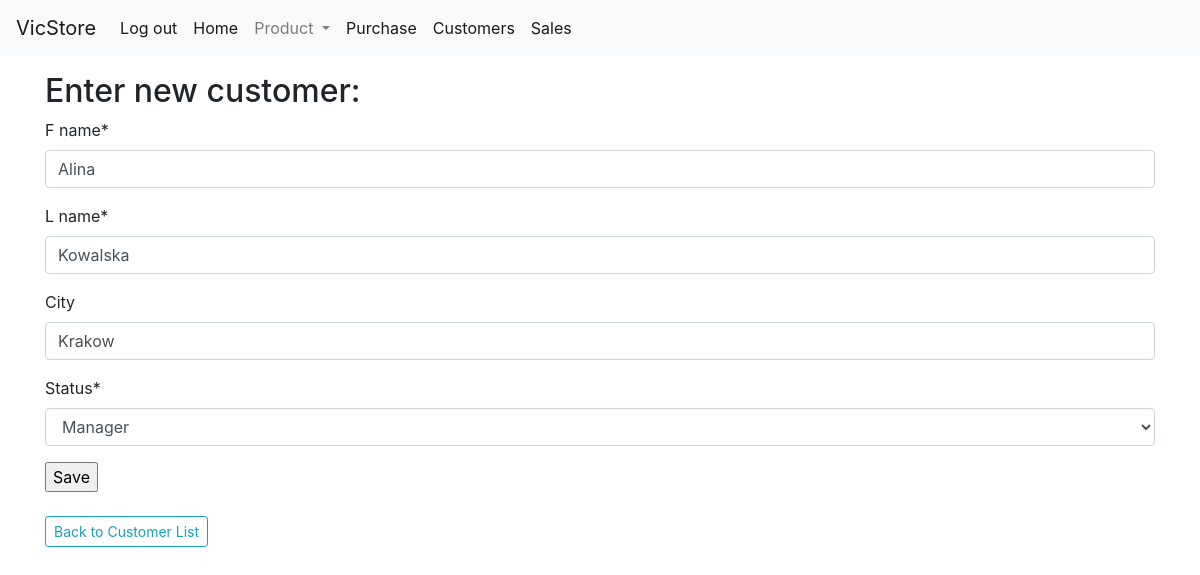
/customer/update/1/ (signed in), run on the app's committed database.
### customer/models.py (models this page shows, shortened)
class Customer(models.Model):
    f_name = models.CharField(max_length=20)
    l_name = models.CharField(max_length=30)
    city = models.CharField(max_length=20,blank=True)
    STATUS = (
        ('CU', 'Customer'),
        ('MA', 'Manager'),
        ('DI', 'Distributor'),
        )
    status = models.CharField(max_length=2,choices=STATUS,default='CU')
    created_at = models.DateField(auto_now_add=True)
    updated_at = models.DateField(auto_now=True)
    class Meta:
        db_table = 'customer'
        ordering = ('city','l_name','f_name','status')

### customer/views.py (the view, shortened to what this page needs)
# urls.py: path('update/<int:id>/', CustomerUpdate.as_view(), name='customer-update'),
class CustomerUpdate(LoginRequiredMixin, UpdateView):
    template_name = 'customer/customer_create.html'
    form_class = CustomerModelForm
    def get_object(self):
        id_ = self.kwargs.get('id')
        return get_object_or_404(Customer, id=id_)

### customer/forms.py
class CustomerModelForm(forms.ModelForm):
    class Meta:
        model = Customer
        exclude = [
            'created_at',
            'updated_at',
        ]

### customer/templates/customer/customer_create.html
{% extends "base_cust.html" %}
{% load crispy_forms_tags %}
{% block content %}
<h2>Enter new customer:</h2>
<form action='.' method="post">{% csrf_token %}
    {{ form | crispy}}
    <input type="submit" value="Save">
</form>
<br>
<a class="btn btn-outline-info btn-sm" href="{% url 'customer:customer-list' %}">Back to Customer List</a>
{% endblock %}

### data on the page
Customer: f_name "Alina", l_name "Kowalska", city "Krakow", status "Manager"
